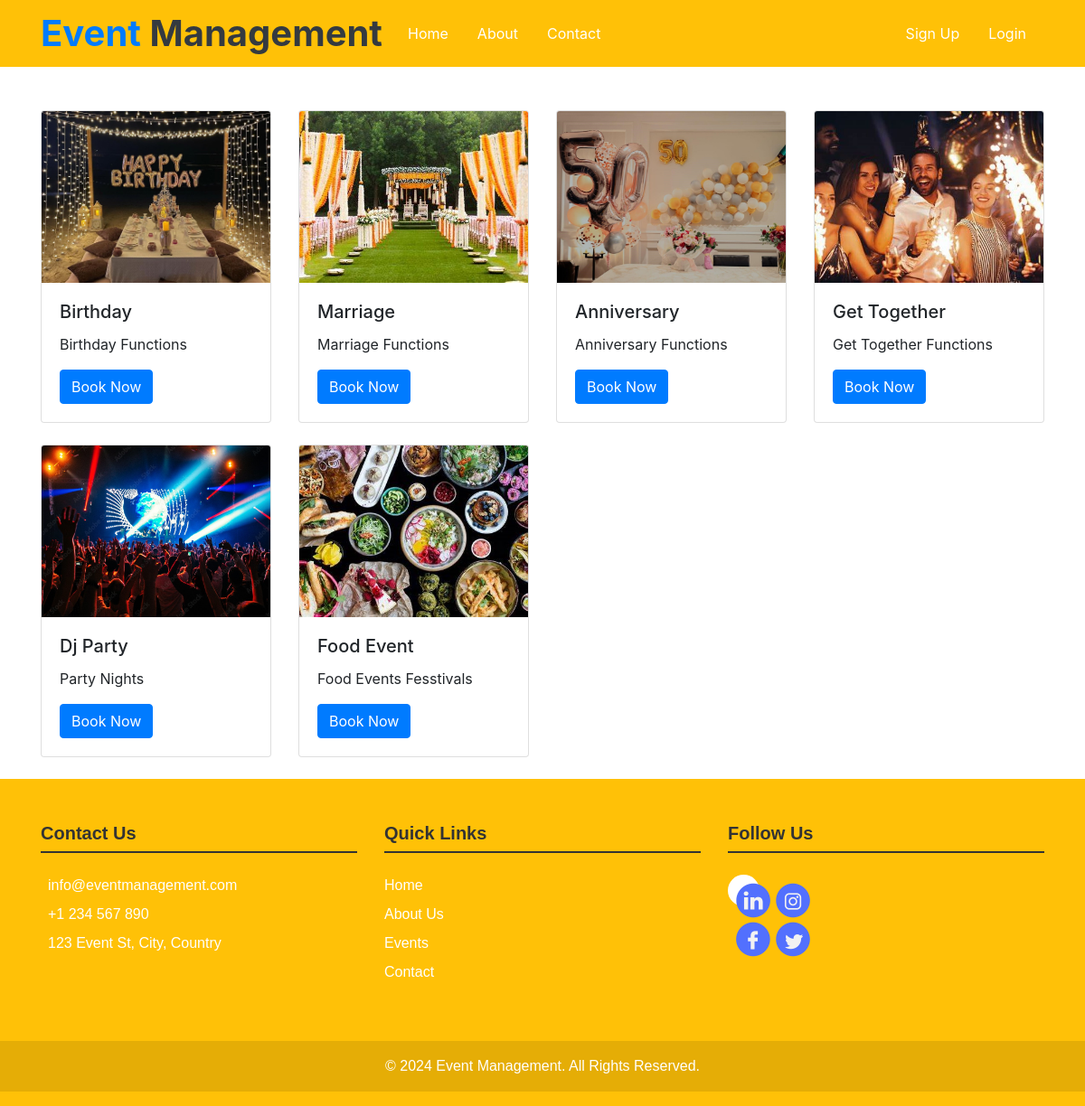
Screenshot of /events/ with the database file from the repository.
### Eventapp/models.py (models this page shows, shortened)
class Event(models.Model):
    image= models.ImageField(upload_to="pic")
    name= models.CharField(max_length=250)
    description=models.CharField(max_length=50)

### Eventapp/views.py (the view)
# urls.py: path('events/',views.events,name='events'),
def events(request):
    dict_eve={
        'eve': Event.objects.all()
    }
    return render(request,'events.html',dict_eve)

### templates/events.html (shortened to what this page needs)
{% extends  'base.html' %}
{% load static %}
{% block content %}
<div class="container mt-5">
    <div class="row">
        {% for i in eve %}
            <div class="col-sm-6 col-md-4 col-lg-3 mb-4">
                <div class="card">
                    <img src="{{i.image.url}}" class="card-img-top" alt="image">
                    <div class="card-body">
                        <h5 class="card-title">{{ i.name }}</h5>
                        <p class="card-text">{{ i.description }}</p>
                        <a href="{% url 'booking' %}" class="btn btn-primary" >Book Now</a>
                    </div>
                </div>
            </div>
        {% endfor %}
    </div>
</div>
{% endblock %}

### templates/base.html (shortened to what this page needs)
{% load static %}
<!DOCTYPE html>
<html lang="en">
<head>
    <link rel="stylesheet" href="{% static 'css/style.css'%}">
    <link rel="stylesheet" href="https://stackpath.bootstrapcdn.com/bootstrap/4.5.2/css/bootstrap.min.css">
</head>
<header>
    <nav class="navbar navbar-expand-lg navbar-light bg-warning fixed top">
        <div class="container">
            <a class="navbar-brand d-flex align-items-center" href="#">
                <h1 class="mb-0 font-weight-bold text-dark"><span class="highlight text-primary">Event</span> Management</h1>
            </a>
            <div class="collapse navbar-collapse" id="navbarNav">
                <ul class="navbar-nav mr-auto">
                    <li class="nav-item">
                        <a class="nav-link custom-link" href="{% url 'index' %}">Home</a>
                    </li>
                    <li class="nav-item">
                        <a class="nav-link custom-link" href="{% url 'about' %}">About</a>
                    </li>
                    <li class="nav-item">
                        <a class="nav-link custom-link" href="{% url 'contact' %}">Contact</a>
                    </li>
                </ul>
                <ul class="navbar-nav">
                    {% if user.is_authenticated %}
                        <li class="nav-item">
                            <a class="nav-link custom-link" href="{% url 'logout' %}">Logout</a>
                        </li>
                    {% else %}
                        <li class="nav-item">
                            <a class="nav-link custom-link" href="{% url 'register' %}">Sign Up</a>
                        </li>
                        <li class="nav-item">
                            <a class="nav-link custom-link" href="{% url 'login' %}">Login</a>
                        </li>
                    {% endif %}
                </ul>
            </div>
        </div>
    </nav>
</header>
{% block content %}
{% endblock %}
<footer class="footer pt-5 pb-3 bg-warning">
    <div class="container">
        <div class="row">
            <div class="col-md-4 mb-4">
                <h5>Contact Us</h5>
                <ul class="list-unstyled">
                    <li> info@eventmanagement.com</li>
                    <li> +1 234 567 890</li>
                    <li> 123 Event St, City, Country</li>
                </ul>
            </div>
            <div class="col-md-4 mb-4">
                <h5>Quick Links</h5>
                <ul class="list-unstyled">
                    <li><a href="#">Home</a></li>
                    <li><a href="#">About Us</a></li>
                    <li><a href="#">Events</a></li>
                    <li><a href="#">Contact</a></li>
                </ul>
            </div>
            <div class="col-md-4 mb-4">
                <h5>Follow Us</h5>
                <div class="social-icons">
                    <a href="#"><img src="{% static 'images/medias3.png' %}"></a>
                </div>
            </div>
        </div>
    </div>
    <div class="footer-bottom text-center py-3 mt-4">
        <p class="mb-0">&copy; 2024 Event Management. All Rights Reserved.</p>
    </div>
</footer>

### static/css/style.css (style rules this page uses)
.navbar-nav .nav-item .nav-link.custom-link { color: #ffffff !important; transition: color 0.3s ease; }
.navbar-brand .highlight { color: #007bff; }
.navbar-brand { margin-right: 3rem; }
.navbar-nav .nav-item { margin-right: 0.5rem; }
.navbar-nav .nav-item .nav-link.custom-link { color: #fffff !important; transition: color 0.3s ease; padding: 0.5rem 0.75rem; }
.footer { background-color: #FFA500; color: #ffffff; font-family: Arial, sans-serif; }
.footer h5 { color: #333; font-weight: bold; margin-bottom: 1.5rem; border-bottom: 2px solid #333; padding-bottom: 0.5rem; }
.footer ul li { margin-bottom: 0.5rem; }
.footer a { color: #ffffff; text-decoration: none; transition: color 0.3s ease; }
.footer-bottom { background-color: rgba(0, 0, 0, 0.1); }
.social-icons a { display: inline-block; width: 35px; height: 35px; background-color: #ffffff; color: #FFA500; border-radius: 50%; text-align: center; line-height: 35px; margin-right: 10px; transition: all 0.3s ease; }

### rows the page displays
Event: image (picture), name "Birthday", description "Birthday Functions"
Event: image (picture), name "Marriage", description "Marriage Functions"
Event: image (picture), name "Anniversary", description "Anniversary Functions"
Event: image (picture), name "Get Together", description "Get Together Functions"
Event: image (picture), name "Dj Party", description "Party Nights"
Event: image (picture), name "Food Event", description "Food Events Fesstivals"
